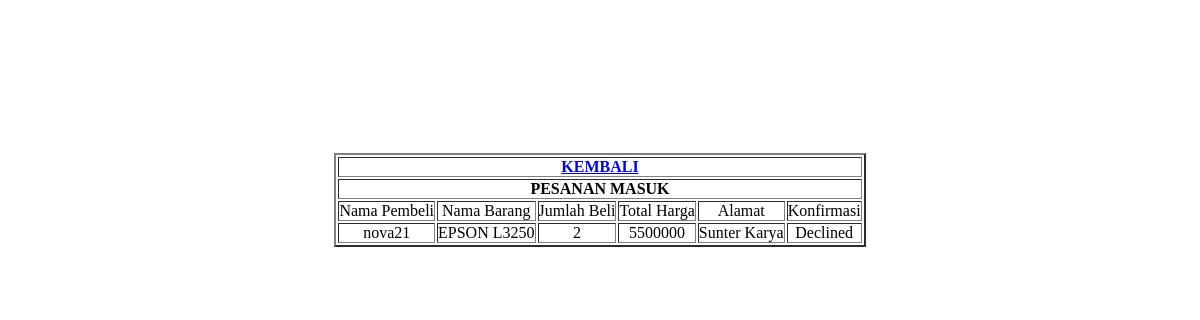
/pageadmin/transaksi.php, run on the app's committed database.
### tables this page shows
CREATE TABLE `transaksi` (
  `idtransaksi` int(11) NOT NULL,
  `pembeli` varchar(20) NOT NULL,
  `barang` varchar(10) NOT NULL,
  `jumlah` int(11) NOT NULL,
  `totalharga` int(11) NOT NULL,
  `alamat` varchar(50) DEFAULT NULL,
  `status` varchar(10) DEFAULT 'Pending'
);

CREATE TABLE `barang` (
  `id` int(11) NOT NULL,
  `kodebarang` varchar(10) NOT NULL,
  `namabarang` varchar(30) NOT NULL,
  `spesifikasi` text NOT NULL,
  `hargabarang` int(11) NOT NULL,
  `gambar` varchar(20) NOT NULL
);

### pageadmin/transaksi.php (the view, shortened to what this page needs)
<?php
    require '../connect.php';
    $query1 = mysqli_query($conn, "SELECT * FROM transaksi INNER JOIN barang ON transaksi.barang = barang.kodebarang");
?>
<!DOCTYPE html>
<html lang="en">
<head>
    <link rel="stylesheet" href="../css/admins.css">
    <link rel="stylesheet" href="https://cdnjs.cloudflare.com/ajax/libs/font-awesome/6.3.0/css/all.min.css" />
</head>
<body>
    <div class="parent">
        <div class="child">
            <table border="2px">
                <tr>
                    <th colspan="6"><a href="admin.php">KEMBALI</a></th>
                </tr>
                <tr>
                    <th colspan="6">PESANAN MASUK</th>
                </tr>
                <tr>
                    <td>Nama Pembeli</td>
                    <td>Nama Barang</td>
                    <td>Jumlah Beli</td>
                    <td>Total Harga</td>
                    <td>Alamat</td>
                    <td>Konfirmasi</td>
                </tr>
                <?php foreach ($query1 as $row) {
                 ?>
                 <tr>
                    <td><?= $row['pembeli']; ?></td>
                    <td><?= $row['namabarang']; ?></td>
                    <td><?= $row['jumlah']; ?></td>
                    <td><?= $row['totalharga']; ?></td>
                    <td><?= $row['alamat']; ?></td>
                    <td>
                        <?php
                            if($row['status'] == 'Pending'){
                                echo '<a href="status.php?id= '.$row['idtransaksi'] .'&&status=Accepted"><i class="fa-solid fa-circle-check" style="font-size: 30px; padding: 10px;"></i></a><a href="status.php?id= '.$row['idtransaksi'] .'&&status=Declined"><i class="fa-solid fa-circle-xmark" style="font-size: 30px; padding: 10px;"></i></a>';
                            }elseif($row['status'] == 'Accepted'){
                                echo 'Accepted';
                            }else {
                                echo 'Declined';
                            }
                         ?>
                    </td>
                 </tr>
                 <?php } ?>
            </table>
        </div>
    </div>
</body>
</html>

### css/admins.css (style rules this page uses)
* { margin: 0; padding: 0; box-sizing: border-box; }
.parent { height: 50vh; display: grid; place-items: center; }
table td { text-align: center; }

### data on the page
transaksi: pembeli "nova21", barang.namabarang "EPSON L3250", jumlah "2", totalharga "5500000", alamat "Sunter Karya", status "Declined"
